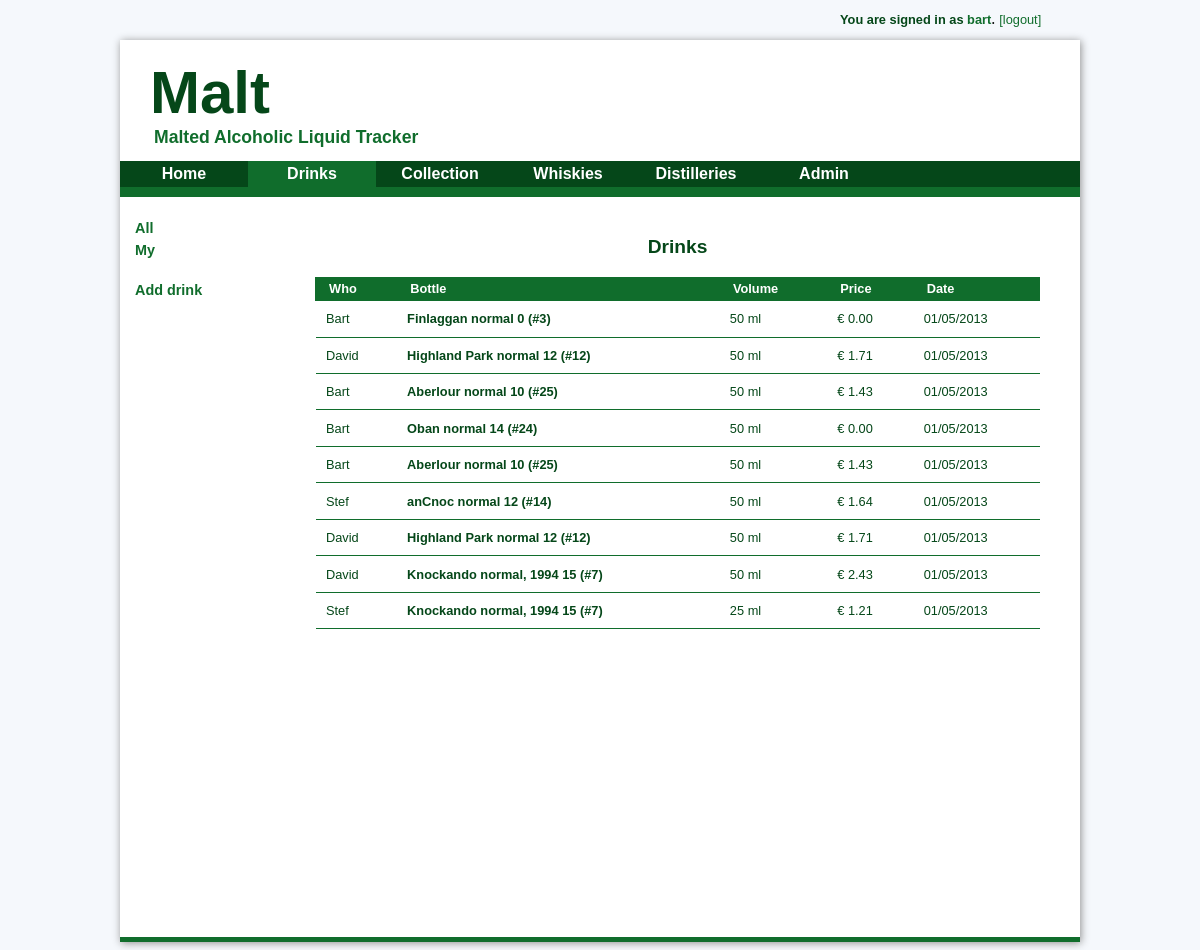
/malt/drinks/ (signed in), run on the app's committed database.
### glass/models.py (models this page shows, shortened)
class Glass(models.Model):
  bottle = models.ForeignKey(Bottle)
  mass = models.FloatField('mass', default=0.0, blank=True)
  volume = models.FloatField('volume', default=50.0)
  user = models.ForeignKey(UserProfile)
  rating = models.IntegerField(default=-1, blank=True)
  date = models.DateTimeField(auto_now=True, auto_now_add=True)
  def getPrice(self):
    return self.bottle.price * self.volume / self.bottle.volume

### userprofile/models.py (models this page shows)
class UserProfile(models.Model):
  user = models.ForeignKey(User)
  displayname = models.CharField(max_length=200)
  def __unicode__(self):
    return self.displayname

### bottle/models.py (models this page shows, shortened)
class Bottle(models.Model):
  whisky = models.ForeignKey(Whisky)
  volume = models.FloatField('volume', default=700.0)
  volumeConsumedInitial = models.FloatField('initially consumed', default=0.0)
  empty = models.BooleanField(default=False)
  buyer = models.ForeignKey(UserProfile, default=1)
  price = models.FloatField('price', default=0.0)
  date = models.DateTimeField(auto_now=True, auto_now_add=True)
  def __unicode__(self):
    return str(self.whisky) + ' (#' + str(self.pk) + ')'

### whisky/models.py (models this page shows)
class Whisky(models.Model):
  distillery = models.ForeignKey(Distillery)
  name = models.CharField(max_length=200)
  age = models.FloatField('age')
  alcoholPercentage = models.FloatField('alcohol %')
  url = models.URLField(max_length=400, default='', blank=True)
  date = models.DateTimeField(auto_now=True, auto_now_add=True)
  def __unicode__(self):
    return str(self.distillery) + '  ' + self.name + '  ' + str(int(self.age))

class Distillery(models.Model):
  name = models.CharField(max_length=200)
  region = models.ForeignKey(Region)
  lat = models.FloatField('longitude', default='0.0')
  lon = models.FloatField('latitude', default='0.0')
  url = models.URLField(max_length=400, default='', blank=True)
  image = models.URLField(max_length=400, default='', blank=True)
  date = models.DateTimeField(auto_now=True, auto_now_add=True)
  def __unicode__(self):
    return self.name

### glass/views.py (the view, shortened to what this page needs)
class DrinksView(BaseView):
  template_name = "drinks/index.html"
  context_object_name = "drinks"
  def addDrinkInfo(self, drinks):
    for drink in drinks:
      drink.price = '%.2f' % drink.getPrice()
      drink.volume_int = '%.0f' % drink.volume
    return drinks
  def getAllDrinks(self):
    drinks = Glass.objects.order_by("date")
    drinks = self.addDrinkInfo(drinks)
    return drinks
  def get_context_data(self, **kwargs):
    context = super(DrinksView, self).get_context_data(**kwargs)
    bottles = self.getAllDrinks()
    context['all_drinks_list'] = bottles
    context['drinkssection'] = True
    return context

### base/views.py (called while the page is built)
  def get_context_data(self, **kwargs):
    context = super(BaseView, self).get_context_data(**kwargs)
    if self.request.user.is_authenticated():
      userProfile = UserProfile.objects.get(user=self.request.user)
      context['user'] = self.request.user
      context['displayname'] = userProfile.displayname
      context['isLoggedin'] = True
    return context

### templates/drinks/index.html (shortened to what this page needs)
{% extends "drinks/base.html" %}
{% block content %}
<center><h3>Drinks</h3></center>
  {% if all_drinks_list %}
    <table>
      <tr>
        <th><b>Who</b></th>
        <th><b>Bottle</b></th>
        <th><b>Volume</b></th>
        <th><b>Price</b></th>
        <th><b>Date</b></th>
      </tr>
    {% for drink in all_drinks_list %}
      <tr>
        <td >{{ drink.user }}</td>
        <td><b>{{ drink.bottle }}</b></td>
        <td>{{ drink.volume_int }} ml</td>
        <td>&euro; {{ drink.price }}</td>
        <td>{{ drink.date|date:"SHORT_DATE_FORMAT"  }}</td>
      </tr>
    {% endfor %}
    </table>
  {% else %}
      <p>No polls are available.</p>
  {% endif %}
{% endblock %}

### templates/base/base.html (shortened to what this page needs)
<!DOCTYPE html PUBLIC "-//W3C//DTD XHTML 1.0 Transitional//EN" "http://www.w3.org/TR/xhtml1/DTD/xhtml1-transitional.dtd">
<html>
<head>
</head>
 <body bgcolor="#f5f8fc">
  <div id="container">
    <div id="header">
      <font id="logotitle" ><b>Malt</b></font></br>
      <font id="logosubtitle" ><b>Malted Alcoholic Liquid Tracker</b></font>
    </div>
    <div id="login">
    	{% if isLoggedin %}
    	  <font id="loginfont"><b>You are signed in as </b></font>
    	   <a href="/malt/userprofile/edit/{{ user.id}}" id="usernamelink"><b>{{ user.username }}</b></a>.
    	  <a href="/malt/logout/" id="loginlink">[logout]</a>
    	{% endif %}
    </div>
    <div class="horizontalmenu">
      <ul>
	      <li>
				{% if homesection %}
				  <a href="/malt/" id="selectedbutton">Home</a>
				{% else %}
				  <a href="/malt/">Home</a>
				{% endif %}
	      </li>
	      <li>
				{% if drinkssection %}
				  <a href="/malt/drinks/" id="selectedbutton">Drinks</a>
				{% else %}
				  <a href="/malt/drinks/">Drinks</a>
				{% endif %}
	      </li>
	      <li>
			  {% if collectionsection %}
					<a href="/malt/collection/" id="selectedbutton">Collection</a>
			  {% else %}
					<a href="/malt/collection/">Collection</a>
			  {% endif %}
	      </li>
	      <li>
        {% if whiskiessection %}
          <a href="/malt/whiskies/" id="selectedbutton">Whiskies</a>
        {% else %}
          <a href="/malt/whiskies/">Whiskies</a>
        {% endif %}
        </li>
        <li>
        {% if distilleriessection %}
          <a href="/malt/whiskies/distilleries/" id="selectedbutton">Distilleries</a>
        {% else %}
          <a href="/malt/whiskies/distilleries/">Distilleries</a>
        {% endif %}
        </li>
        <li>
          <a href="/malt/admin/">Admin</a>
        </li>
      </ul>
    </div>
    <div class="verticalmenu">
      {% block sidebar %}{% endblock %}
    </div>
    <div id="content">
      {% block content %}
      {% endblock %}
    </div>
    <div id="footer">
    </div>
  </div>
</body>
</html>

### static/style.css (style rules this page uses)
body { margin-left: auto; margin-right: auto; }
h3 { color: #054719; font-size: 1.2em; font-family: "Arial",Georgia,Serif; }
a { font-family: "Arial",Georgia,Serif; }
font { font-family: "Arial",Georgia,Serif; }
table { width: 90%; border-top: 0px; border-right: 0px; border-bottom: 0px; border-left: 0px; margin: 1em auto; border-collapse: collapse; }
td { color: #054719; border-left: 0px; border-bottom: 1px solid #106d2c; padding: 0.8em 0.8em; text-align: left; font-size: 0.8em; font-family: "Arial",Georgia,Serif; }
th { background-color: #106d2c; color: #FFFFFF; border-left: 1px solid #106d2c; border-bottom: 1px solid #106d2c; padding: .3em 1em; text-align: left; font-size: 0.8em; font-family: "Arial",Georgia,Serif; }
#container { width: 960px; margin-left: auto; margin-right: auto; margin-top: 40px; -moz-box-shadow: 1px 1px 8px #8e8e8e; -webkit-box-shadow: 1px 1px 8px #8e8e8e; box-shadow: 1px 1px 8px #8e8e8e; }
#logotitle { font-family: "Arial"; font-size: 60px; color: #054719; }
#logosubtitle { font-family: "Arial"; padding-left: 4px; font-size: 1.1em; color: #106d2c; }
#header { background-color: #FFFFFF; padding-left: 30px; padding-top: 18px; padding-bottom: 13px; }
#login { height: 10px; width: 300px; position: absolute; top: 10px; left: 50%; margin-left: 240px; }
#loginfont { font-family: "Arial"; font-size: 0.8em; color: #054719; }
#loginlink { font-size: 0.8em; color: #106d2c; text-decoration: none; }
#usernamelink { font-size: 0.8em; color: #106d2c; text-decoration: none; }
#content { background-color: #FFFFFF; height: 720px; width: 805px; float: left; padding-left: 10px; padding-top: 20px; overflow: auto; }
#footer { background-color: #106d2c; height: 5px; clear: both; text-align: center; }
div.horizontalmenu { width: 100%; height: 36px; background-color: #054719; }
div.horizontalmenu ul { list-style-type: none; margin: 0; padding: 0; }
div.horizontalmenu li { float: left; }
div.horizontalmenu a { display: block; width: 120px; font-size: 1em; }
div.horizontalmenu a:link, div.horizontalmenu a:visited { font-weight: bold; color: #FFFFFF; background-color: #054719; text-align: center; padding: 4px; text-decoration: none; }
#selectedbutton { background-color: #106d2c; }
div.verticalmenu { background-color: #FFFFFF; height: 735px; width: 130px; float: left; padding-left: 15px; padding-top: 5px; }

### data on the page
Glass: user "Bart", bottle "Finlaggan normal 0 (#3)", volume_int "50", price "0.00", date "01/05/2013"
Glass: user "David", bottle "Highland Park normal 12 (#12)", volume_int "50", price "1.71", date "01/05/2013"
Glass: user "Bart", bottle "Aberlour normal 10 (#25)", volume_int "50", price "1.43", date "01/05/2013"
Glass: user "Bart", bottle "Oban normal 14 (#24)", volume_int "50", price "0.00", date "01/05/2013"
Glass: user "Bart", bottle "Aberlour normal 10 (#25)", volume_int "50", price "1.43", date "01/05/2013"
Glass: user "Stef", bottle "anCnoc normal 12 (#14)", volume_int "50", price "1.64", date "01/05/2013"
Glass: user "David", bottle "Highland Park normal 12 (#12)", volume_int "50", price "1.71", date "01/05/2013"
Glass: user "David", bottle "Knockando normal, 1994 15 (#7)", volume_int "50", price "2.43", date "01/05/2013"
Glass: user "Stef", bottle "Knockando normal, 1994 15 (#7)", volume_int "25", price "1.21", date "01/05/2013"

### other printed values
{{ user.username }} "bart"
